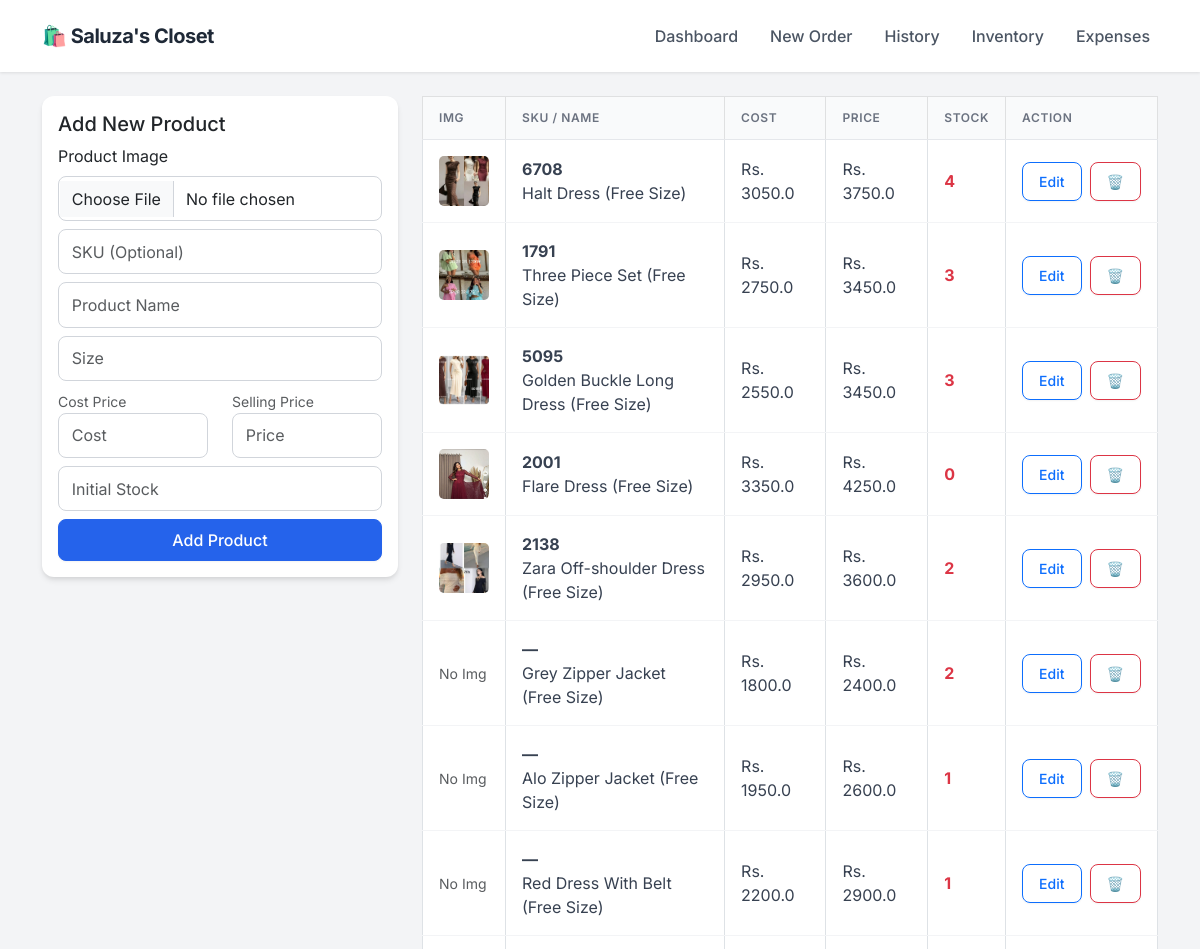
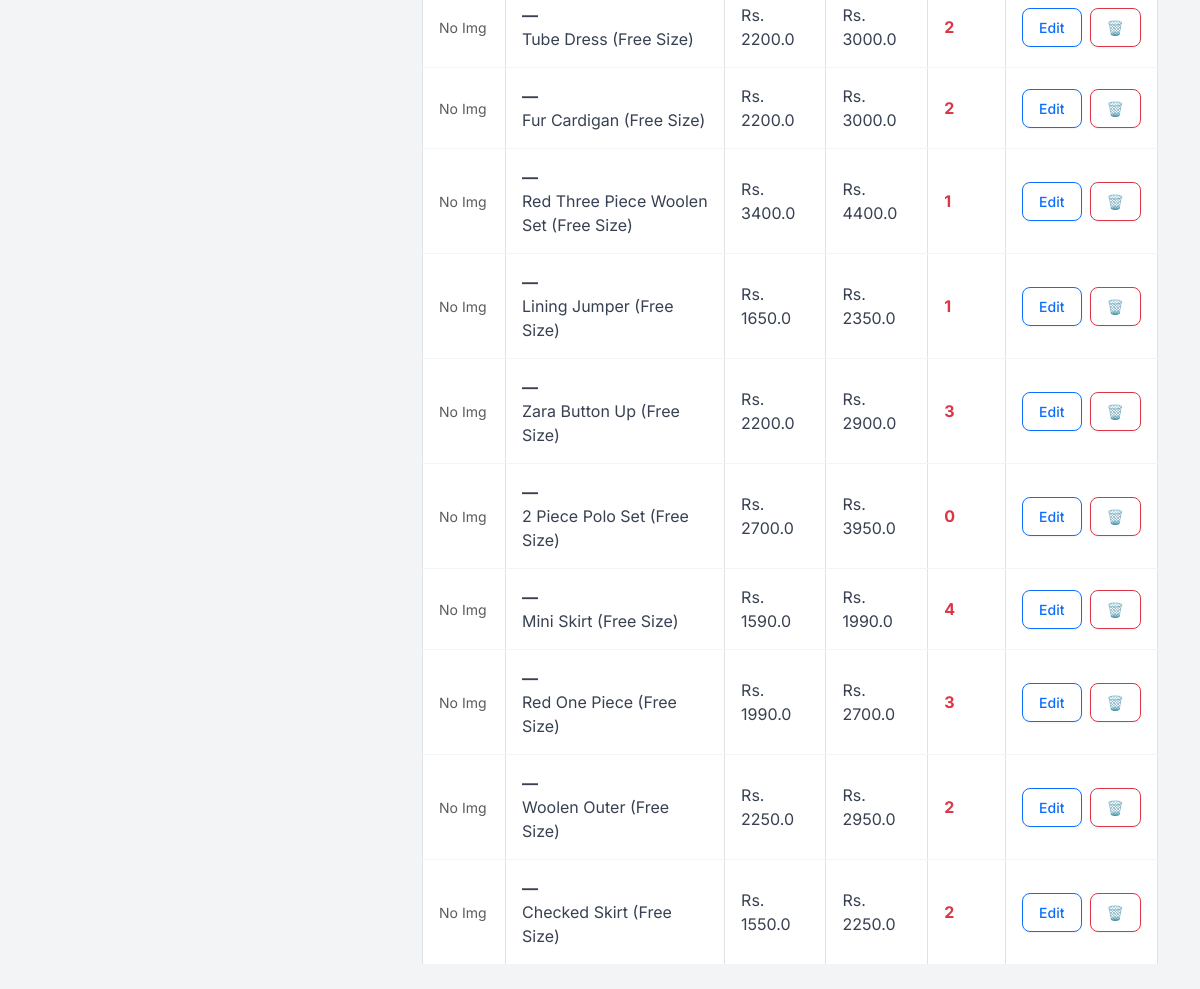
The page /inventory on the database as committed earlier (2 pictures, top to bottom).
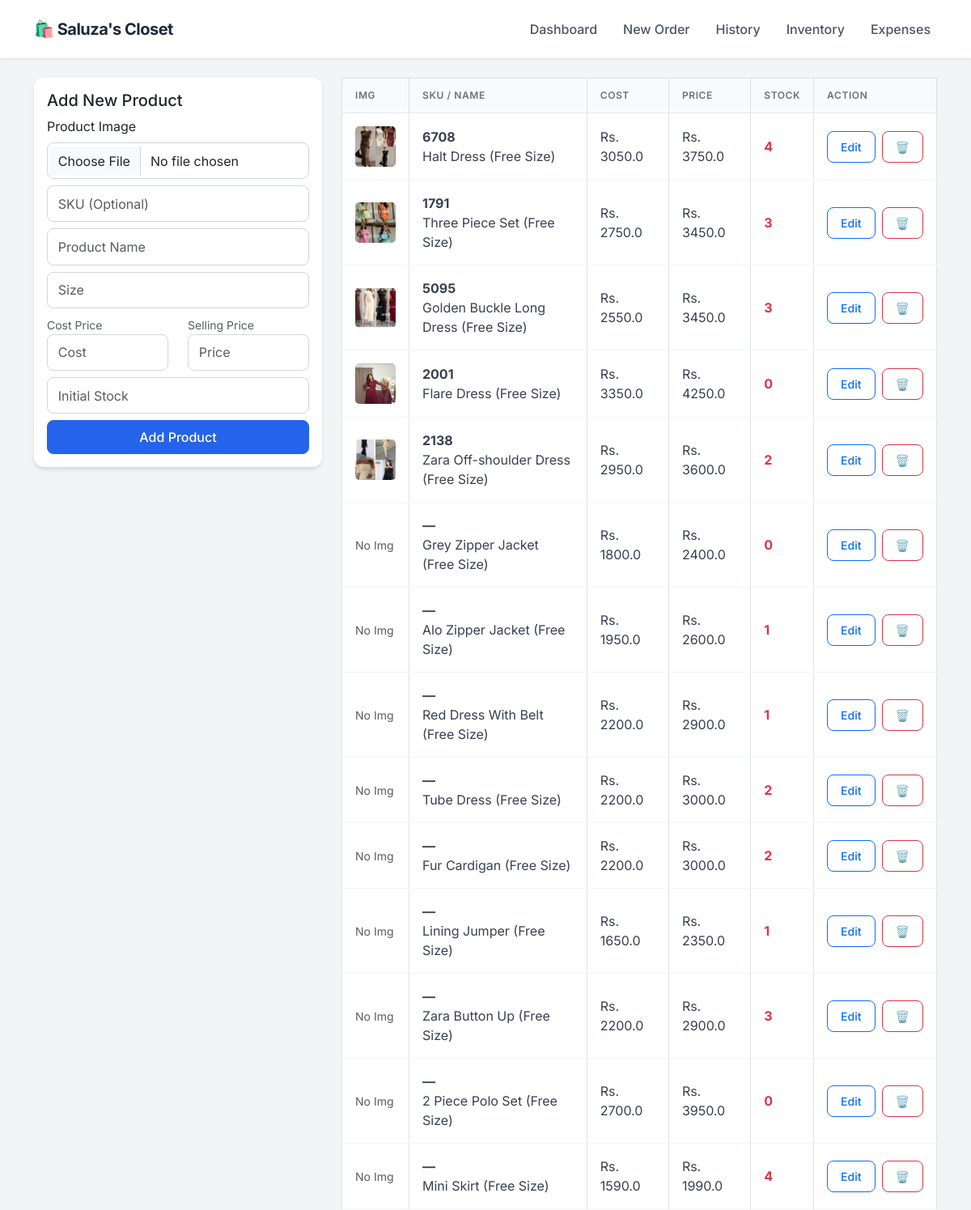
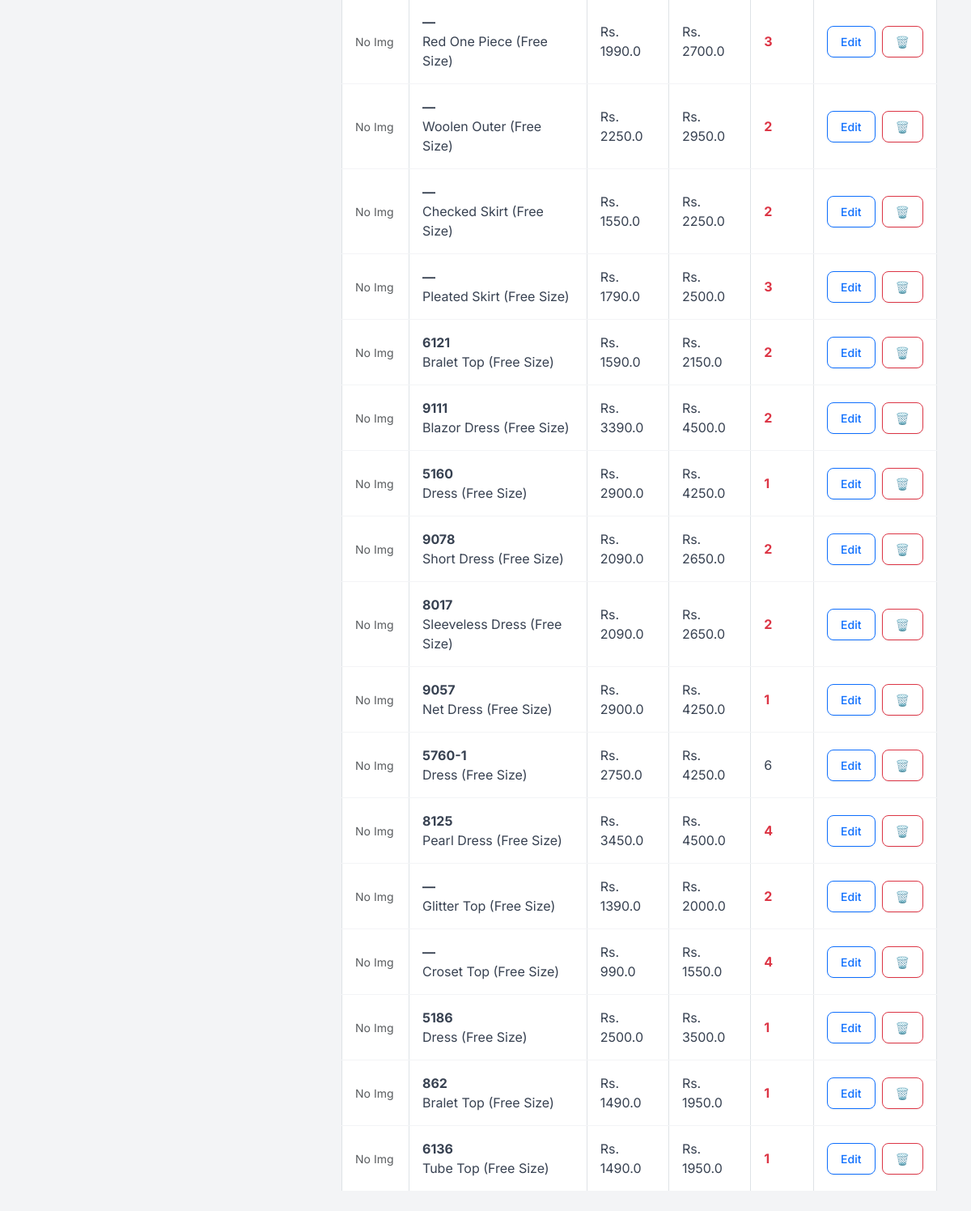
The same page on the database as committed later (2 pictures, top to bottom).
### app.py (models this page shows)
class Product(db.Model):
    id = db.Column(db.Integer, primary_key=True)
    sku = db.Column(db.String(50), unique=True, nullable=True)
    name = db.Column(db.String(100), nullable=False)
    size = db.Column(db.String(10), nullable=False)
    cost_price = db.Column(db.Float, default=0.0)
    price = db.Column(db.Float, nullable=False)
    stock = db.Column(db.Integer, default=0)
    image = db.Column(db.String(100), nullable=True)

### app.py (the view, shortened to what this page needs)
@app.route('/inventory', methods=['GET', 'POST'])
def inventory():
    products = Product.query.all()
    return render_template('inventory.html', products=products)

### templates/inventory.html
{% extends "layout.html" %}
{% block content %}
<div class="row">
    <div class="col-md-4">
        <div class="card p-3">
            <h5>Add New Product</h5>
            <form method="POST" enctype="multipart/form-data">
                <div class="mb-2">
                    <label class="form-label">Product Image</label>
                    <input type="file" name="image" class="form-control">
                </div>
                <div class="mb-2">
                    <input type="text" name="sku" class="form-control" placeholder="SKU (Optional)">
                </div>
                <div class="mb-2"><input type="text" name="name" class="form-control" placeholder="Product Name" required></div>
                <div class="mb-2"><input type="text" name="size" class="form-control" placeholder="Size" required></div>
                <div class="row mb-2">
                    <div class="col">
                        <label class="text-muted small">Cost Price</label>
                        <input type="number" name="cost_price" class="form-control" placeholder="Cost" step="0.01" required>
                    </div>
                    <div class="col">
                        <label class="text-muted small">Selling Price</label>
                        <input type="number" name="price" class="form-control" placeholder="Price" step="0.01" required>
                    </div>
                </div>
                <div class="mb-2"><input type="number" name="stock" class="form-control" placeholder="Initial Stock" required></div>
                <button type="submit" class="btn btn-primary w-100">Add Product</button>
            </form>
        </div>
    </div>
    <div class="col-md-8">
        <table class="table table-bordered bg-white align-middle">
            <thead class="table-light">
                <tr>
                    <th>Img</th>
                    <th>SKU / Name</th>
                    <th>Cost</th>
                    <th>Price</th>
                    <th>Stock</th>
                    <th>Action</th>
                </tr>
            </thead>
            <tbody>
                {% for p in products %}
                <tr>
                    <td>
                        {% if p.image %}
                        <img src="{{ url_for('static', filename='uploads/' + p.image) }}" width="50" height="50" style="object-fit: cover; border-radius: 5px;">
                        {% else %}
                        <span class="text-muted small">No Img</span>
                        {% endif %}
                    </td>
                    <td>
                        <strong>{{ p.sku if p.sku else '—' }}</strong><br>
                        {{ p.name }} ({{ p.size }})
                    </td>
                    <td>Rs. {{ p.cost_price }}</td>
                    <td>Rs. {{ p.price }}</td>
                    <td class="{{ 'text-danger fw-bold' if p.stock < 5 else '' }}">{{ p.stock }}</td>
                    <td>
                        <div class="d-flex gap-2">
                            <a href="/edit_product/{{ p.id }}" class="btn btn-sm btn-outline-primary">Edit</a>
                            <a href="/delete_product/{{ p.id }}"
                               class="btn btn-sm btn-outline-danger"
                               onclick="return confirm('Are you sure? This cannot be undone.')">
                                🗑️
                            </a>
                        </div>
                    </td>
                </tr>
                {% endfor %}
            </tbody>
        </table>
    </div>
</div>
{% endblock %}

Rows that differ between the two databases and show on the page:
removed Product: shows "No Img", sku "—", name "Red Three Piece Woolen Set", size "Free Size", cost_price "3400.0", price "4400.0", stock "1"
changed Product "Grey Zipper Jacket": stock "2" → "0"
added Product: shows "No Img", sku "—", name "Pleated Skirt", size "Free Size", cost_price "1790.0", price "2500.0", stock "3"
added Product: shows "No Img", sku "6121", name "Bralet Top", size "Free Size", cost_price "1590.0", price "2150.0", stock "2"
added Product: shows "No Img", sku "9111", name "Blazor Dress", size "Free Size", cost_price "3390.0", price "4500.0", stock "2"
added Product: shows "No Img", sku "5160", name "Dress", size "Free Size", cost_price "2900.0", price "4250.0", stock "1"
added Product: shows "No Img", sku "9078", name "Short Dress", size "Free Size", cost_price "2090.0", price "2650.0", stock "2"
added Product: shows "No Img", sku "8017", name "Sleeveless Dress", size "Free Size", cost_price "2090.0", price "2650.0", stock "2"
added Product: shows "No Img", sku "9057", name "Net Dress", size "Free Size", cost_price "2900.0", price "4250.0", stock "1"
added Product: shows "No Img", sku "5760-1", name "Dress", size "Free Size", cost_price "2750.0", price "4250.0", stock "6"
added Product: shows "No Img", sku "8125", name "Pearl Dress", size "Free Size", cost_price "3450.0", price "4500.0", stock "4"
added Product: shows "No Img", sku "—", name "Glitter Top", size "Free Size", cost_price "1390.0", price "2000.0", stock "2"
added Product: shows "No Img", sku "—", name "Croset Top", size "Free Size", cost_price "990.0", price "1550.0", stock "4"
added Product: shows "No Img", sku "5186", name "Dress", size "Free Size", cost_price "2500.0", price "3500.0", stock "1"
added Product: shows "No Img", sku "862", name "Bralet Top", size "Free Size", cost_price "1490.0", price "1950.0", stock "1"
added Product: shows "No Img", sku "6136", name "Tube Top", size "Free Size", cost_price "1490.0", price "1950.0", stock "1"
